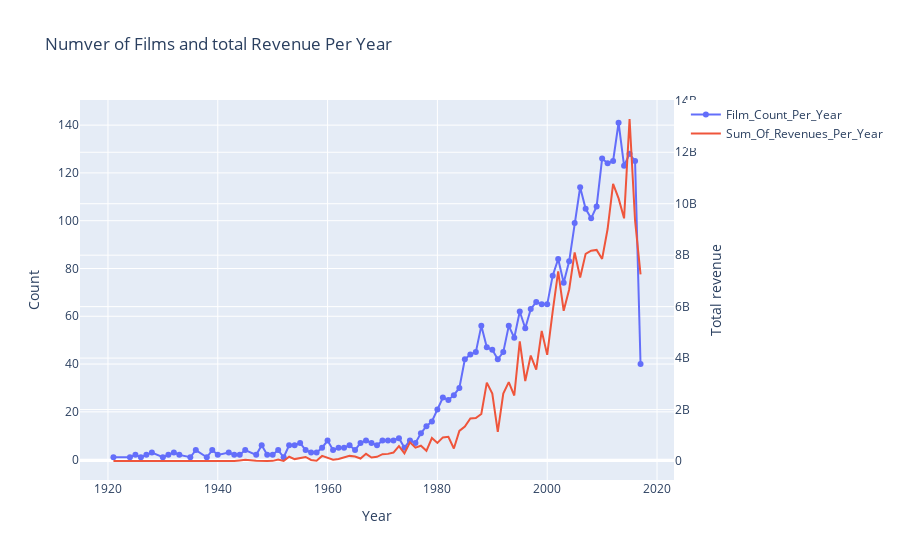

Notebook code for this chart:
### Code cell
# Pass Data to the x_axis(Film_years), Y_axis(Film_Counts) And Y_axis2 (Sum_of_revenues)
data =[go.Scatter(x=d1.index,y=d1.values,name='Film_Count_Per_Year',mode='markers+lines'),
       go.Scatter(x=d2.index,y=d2.values,name='Sum_Of_Revenues_Per_Year',yaxis='y2')]
# Define the Layout for the line Chart
layout = go.Layout(dict(title = 'Numver of Films and total Revenue Per Year',
                       xaxis = dict(title='Year'),
                        yaxis = dict(title='Count'),
                        yaxis2=dict(title='Total revenue',overlaying='y',side='right'),
                       ),legend = dict(orientation='v'))
#call the plot
py.iplot(dict(data=data,layout=layout))
